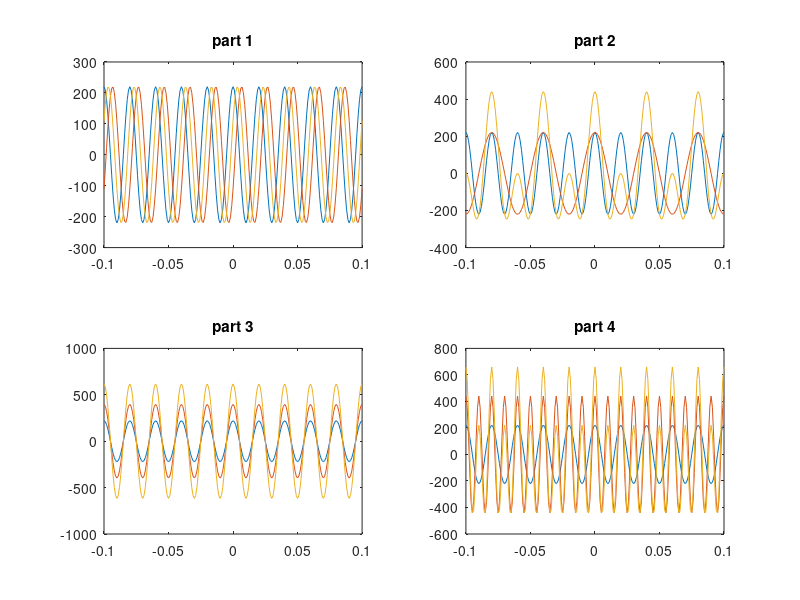

Write the MATLAB code that produced this figure.
clc
clear

t = -0.1:0.001:0.1;
f = 50;
w = 2*pi*f;
V = 220*cos(w*t);

subplot(2,2,1)
plot(t,V)
hold on

V1 = 220*cos(w*t + (4*pi/3));
plot(t,V1)
title('part 1');
hold on
plot(t,V+V1)

f1 = 0.5*f ;
w2 = 2*pi*f1 ;
V2 = 220*cos(w2*t);
subplot(2,2,2)
plot(t,V)
title('part 2');

hold on
plot(t,V2)
hold on
plot(t,V+V2)

V3 = 1.8*V;
subplot(2,2,3)
plot(t,V)
title('part 3');
hold on
plot(t,V3)
hold on
plot(t,V+V3)

f2 = 2*f ;
w4 = 2*pi*f2;
V4 = 2*220*cos(w4*t);
subplot(2,2,4)
plot(t,V)
title('part 4');
hold on
plot(t,V4)
hold on
plot(t,V+V4)